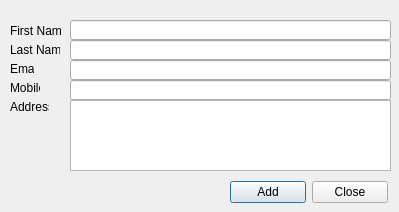
<?xml version="1.0" encoding="UTF-8"?>
<ui version="4.0">
 <class>Dialog</class>
 <widget class="QDialog" name="Dialog">
  <property name="geometry">
   <rect>
    <x>0</x>
    <y>0</y>
    <width>399</width>
    <height>212</height>
   </rect>
  </property>
  <property name="windowTitle">
   <string>Dialog</string>
  </property>
  <widget class="QLabel" name="label">
   <property name="geometry">
    <rect>
     <x>10</x>
     <y>23</y>
     <width>51</width>
     <height>16</height>
    </rect>
   </property>
   <property name="text">
    <string>First Name</string>
   </property>
  </widget>
  <widget class="QLabel" name="label_2">
   <property name="geometry">
    <rect>
     <x>10</x>
     <y>42</y>
     <width>50</width>
     <height>16</height>
    </rect>
   </property>
   <property name="text">
    <string>Last Name</string>
   </property>
  </widget>
  <widget class="QLabel" name="label_3">
   <property name="geometry">
    <rect>
     <x>10</x>
     <y>61</y>
     <width>24</width>
     <height>16</height>
    </rect>
   </property>
   <property name="text">
    <string>Email</string>
   </property>
  </widget>
  <widget class="QLabel" name="label_4">
   <property name="geometry">
    <rect>
     <x>10</x>
     <y>80</y>
     <width>30</width>
     <height>16</height>
    </rect>
   </property>
   <property name="text">
    <string>Mobile</string>
   </property>
  </widget>
  <widget class="QLabel" name="label_5">
   <property name="geometry">
    <rect>
     <x>10</x>
     <y>99</y>
     <width>39</width>
     <height>16</height>
    </rect>
   </property>
   <property name="text">
    <string>Address</string>
   </property>
  </widget>
  <widget class="QLineEdit" name="lineEdit">
   <property name="geometry">
    <rect>
     <x>70</x>
     <y>20</y>
     <width>321</width>
     <height>20</height>
    </rect>
   </property>
  </widget>
  <widget class="QLineEdit" name="lineEdit_2">
   <property name="geometry">
    <rect>
     <x>70</x>
     <y>40</y>
     <width>321</width>
     <height>20</height>
    </rect>
   </property>
  </widget>
  <widget class="QLineEdit" name="lineEdit_3">
   <property name="geometry">
    <rect>
     <x>70</x>
     <y>60</y>
     <width>321</width>
     <height>20</height>
    </rect>
   </property>
  </widget>
  <widget class="QLineEdit" name="lineEdit_4">
   <property name="geometry">
    <rect>
     <x>70</x>
     <y>80</y>
     <width>321</width>
     <height>20</height>
    </rect>
   </property>
  </widget>
  <widget class="QTextEdit" name="textEdit">
   <property name="geometry">
    <rect>
     <x>70</x>
     <y>100</y>
     <width>321</width>
     <height>71</height>
    </rect>
   </property>
  </widget>
  <widget class="QWidget" name="">
   <property name="geometry">
    <rect>
     <x>230</x>
     <y>180</y>
     <width>158</width>
     <height>25</height>
    </rect>
   </property>
   <layout class="QHBoxLayout" name="horizontalLayout">
    <item>
     <widget class="QPushButton" name="pushButton">
      <property name="text">
       <string>Add</string>
      </property>
     </widget>
    </item>
    <item>
     <widget class="QPushButton" name="pushButton_2">
      <property name="text">
       <string>Close</string>
      </property>
     </widget>
    </item>
   </layout>
  </widget>
 </widget>
 <resources/>
 <connections/>
</ui>
